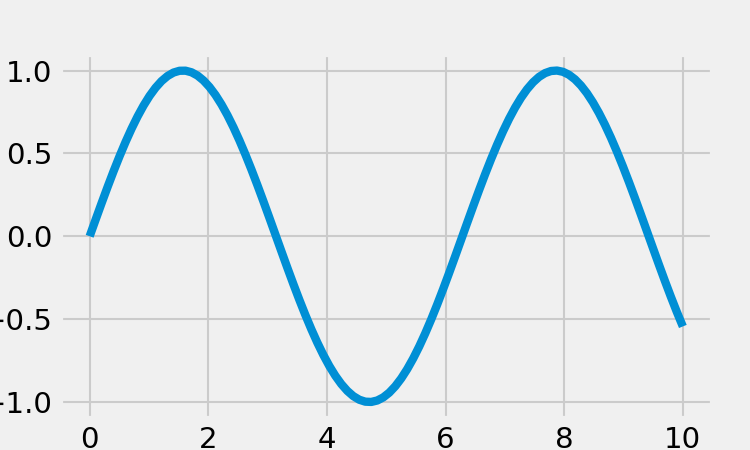
#> input picture plot1.png, 750 x 450 px, found by its file name
$ python np_image.py
#> lines starting #> are read from the running program, lines starting #| are printed output that depends on the picture
#Numpy on image
#-----------------------------
#%

from skimage import io
#load an image from your file : change path to suit the location
photo = io.imread('plot1.png')
#> photo is the input picture: shape (450, 750, 4); mean R, G, B, A 229.7, 234.2, 236.4, 255
type(photo)

import matplotlib.pyplot as plt
import numpy as np

plt.imshow(photo)
photo.shape

plt.imshow(photo[::-1])


plt.imshow(photo[:,::-1])

plt.imshow(photo[::2,::2])

plt.imshow(photo[:,::-1])

plt.imshow(photo[200:300, 200:300])
plt.imshow(photo)

plt.imshow(np.rot90(photo))
plt.imshow(np.flipud(photo))
plt.imshow(np.fliplr(photo)) #??
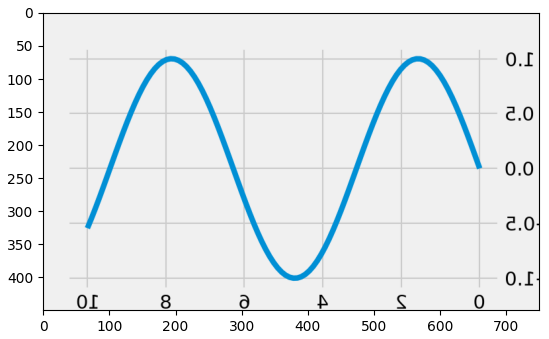
#> figure drawn by matplotlib, 1 panel
